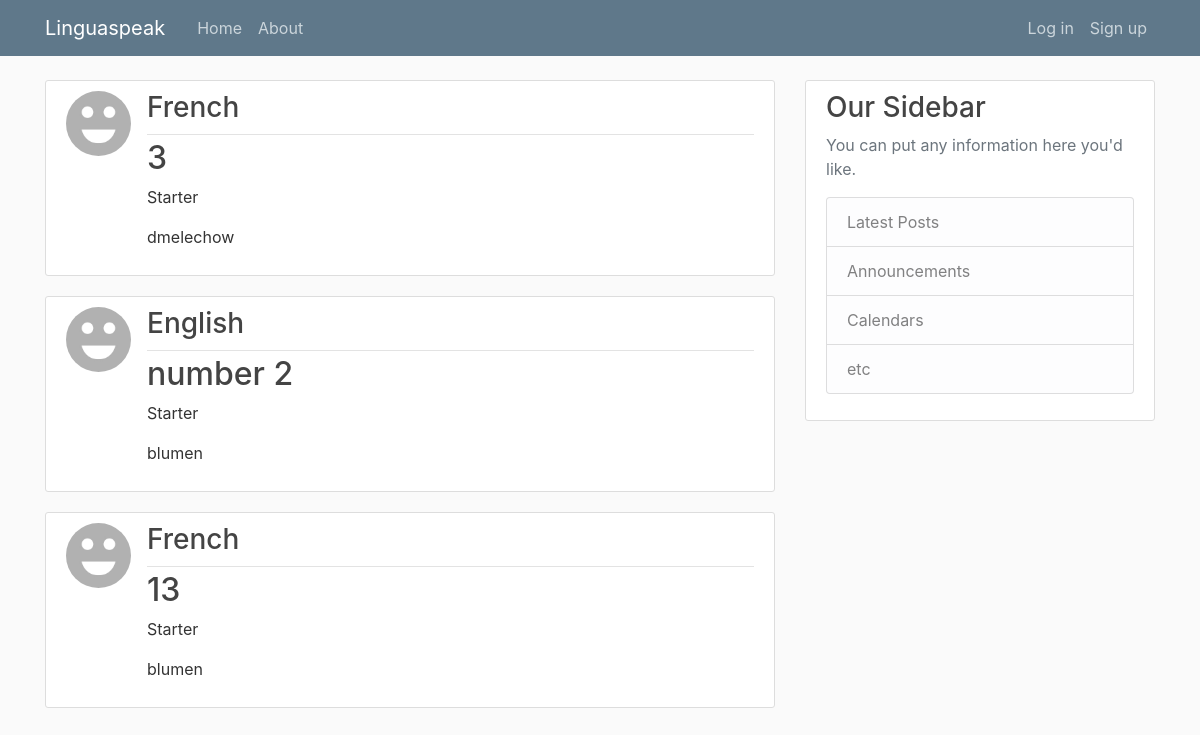
Before: / with the older database file.
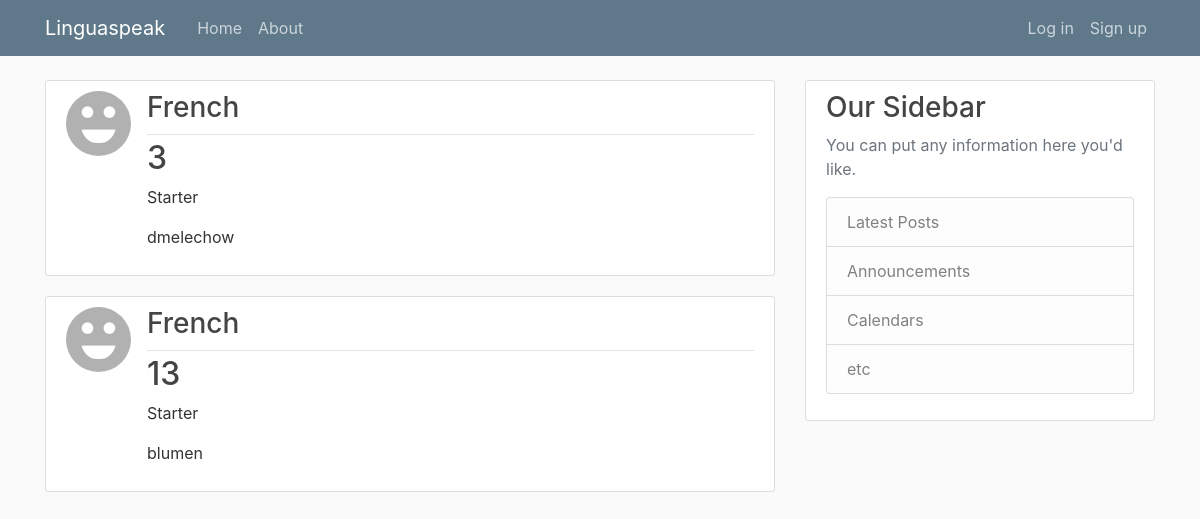
After: the same page with the newer database file.
### main/models.py (models this page shows, shortened)
class Thread(models.Model):
    language = models.ForeignKey(Language, on_delete=models.CASCADE)
    lingualevel = models.ForeignKey(LinguaLevel, on_delete=models.CASCADE)
    date_posted = models.DateTimeField(default=timezone.now)
    title = models.CharField(max_length=100)
    max_people = models.IntegerField()
    author = models.ForeignKey(User, on_delete=models.CASCADE)

class Language(models.Model):
    title = models.CharField(max_length=100)

class LinguaLevel(models.Model):
    title = models.CharField(max_length=100)
    short_title = models.CharField(max_length=100)
    def __str__(self):
        return self.title

### users/models.py (models this page shows, shortened)
class Profile(models.Model):
    user = models.OneToOneField(User, on_delete=models.CASCADE)
    image = models.ImageField(default='default.jpg', upload_to='profile_pics')

### main/views.py (the view)
# urls.py: path('', ThreadListView.as_view(), name='main-home'),
class ThreadListView(ListView):
    model = Thread
    template_name = 'main/home.html'
    context_object_name = 'threads'
    ordering = ['-date_posted'] # сортировка threads

### main/templates/main/home.html
{% extends "main/base.html" %}
{% block content %}
{% for thread in threads %}
<article class="media content-section">
  <img class="rounded-circle article-img" src="{{ thread.author.profile.image.url }}">
  <div class="media-body">
    <div class="article-metadata">
      <h3>{{ thread.language.title }}</h3>
    </div>
    <h2><a class="article-title" href="{% url 'thread-detail' thread.id %}">{{ thread.title }}</a></h2>
    <p class="article-content">{{ thread.lingualevel }}</p>
    <p class="article-content">{{ thread.author.username }}</p>
  </div>
</article>
{% endfor %}
{% endblock content%}

### main/templates/main/base.html (shortened to what this page needs)
{% load static %}
<!DOCTYPE html>
<html lang="en" dir="ltr">
  <head>
    <link rel="stylesheet" href="https://maxcdn.bootstrapcdn.com/bootstrap/4.0.0/css/bootstrap.min.css">
    <link rel="stylesheet" type="text/css" href="{% static 'blog/main.css' %}">
  </head>
  <body>
    <header class="site-header">
      <nav class="navbar navbar-expand-md navbar-dark bg-steel fixed-top">
        <div class="container">
          <a class="navbar-brand mr-4" href="{% url 'main-home' %}">Linguaspeak</a>
          <div class="collapse navbar-collapse" id="navbarToggle">
            <div class="navbar-nav mr-auto">
              <a class="nav-item nav-link" href="{% url 'main-home' %}">Home</a>
              <a class="nav-item nav-link" href="#">About</a>
            </div>
            <div class="navbar-nav">
              {% if user.is_authenticated %}
                    <a class="nav-item nav-link" href="{% url 'thread-create' %}">New post</a>
                    <a class="nav-item nav-link" href="{% url 'profile'%}">Profile</a>
                    <a class="nav-item nav-link" href="{% url 'logout'%}">Log out</a>
              {% else %}
                    <a class="nav-item nav-link" href="{% url 'login'%}">Log in</a>
                    <a class="nav-item nav-link" href="{% url 'register' %}">Sign up</a>
              {% endif %}
          </div>
          </div>
        </div>
      </nav>
    </header>
    <main role="main" class="container">
          <div class="row">
            <div class="col-md-8">
              {% block content %}{% endblock %}
            </div>
            <div class="col-md-4">
              <div class="content-section">
                <h3>Our Sidebar</h3>
                <p class='text-muted'>You can put any information here you'd like.
                  <ul class="list-group">
                    <li class="list-group-item list-group-item-light">Latest Posts</li>
                    <li class="list-group-item list-group-item-light">Announcements</li>
                    <li class="list-group-item list-group-item-light">Calendars</li>
                    <li class="list-group-item list-group-item-light">etc</li>
                  </ul>
                </p>
              </div>
            </div>
          </div>
        </main>

### main/static/blog/main.css (style rules this page uses)
body { background: #fafafa; color: #333333; margin-top: 5rem; }
h1, h2, h3, h4, h5, h6 { color: #444444; }
ul { margin: 0; }
.bg-steel { background-color: #5f788a; }
.site-header .navbar-nav .nav-link { color: #cbd5db; }
.content-section { background: #ffffff; padding: 10px 20px; border: 1px solid #dddddd; border-radius: 3px; margin-bottom: 20px; }
.article-title { color: #444444; }
.article-content { white-space: pre-line; }
.article-img { height: 65px; width: 65px; margin-right: 16px; }
.article-metadata { padding-bottom: 1px; margin-bottom: 4px; border-bottom: 1px solid #e3e3e3 }

Changed rows visible on the page:
removed Thread: author.profile.image (placeholder picture), language "English", title "number 2", lingualevel "Starter", author.username "blumen"
